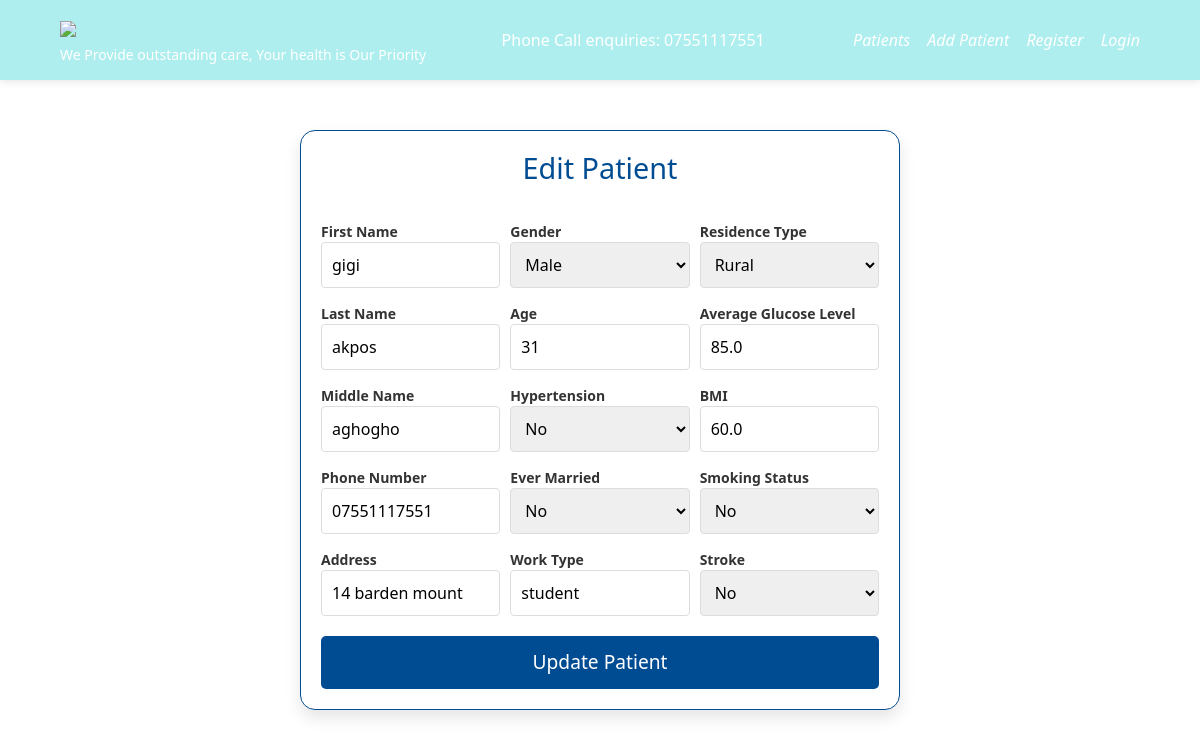
/patient/1, run on the app's committed database.
### myapp/model.py (models this page shows, shortened)
class Patient(db.Model):
    id = db.Column(db.Integer, primary_key=True)
    first_name = db.Column(db.String(50), nullable=False)
    last_name = db.Column(db.String(50), nullable=False)
    middle_name = db.Column(db.String(50), nullable=True)
    phone_number = db.Column(db.String(15), nullable=False)
    address = db.Column(db.String(100), nullable=False)
    gender = db.Column(db.String(6), nullable=False)  # "Male", "Female", or "Other"
    age = db.Column(db.Integer, nullable=False)
    hypertension = db.Column(db.Integer, nullable=False)  # 0 or 1
    ever_married = db.Column(db.String(3), nullable=False)  # "No" or "Yes"
    work_type = db.Column(db.String(20), nullable=False)  # Various work types
    residence_type = db.Column(db.String(5), nullable=False)  # "Rural" or "Urban"
    avg_glucose_level = db.Column(db.Float, nullable=False)
    bmi = db.Column(db.Float, nullable=False)
    smoking_status = db.Column(db.String(20), nullable=False)  # Smoking status
    stroke = db.Column(db.Integer, nullable=False)  # 0 or 1

### myapp/route.py (the view)
@app.route('/patient/<int:id>', methods=["POST", "GET"])
def patient_edit(id):
    patient = Patient.query.get_or_404(id)
    form = Editpatient(obj=patient)  # Pre-fills form fields with patient data
    if form.validate_on_submit():  # Only prompt on POST with valid data
        form.populate_obj(patient)  # Transfer form data to patient fields directly
        db.session.commit()
        flash('Patient updated successfully', 'success')
        return redirect(url_for('patient', id=patient.id))
    elif form.errors:  # This triggers if POST fails validation
        flash('There was an error in updating the patient', 'danger')
        for err_msgs in form.errors.values():
            for err in err_msgs:
                flash(err, 'danger')
    return render_template('edit_patient.html', form=form)

### myapp/templates/edit_patient.html (shortened to what this page needs)
{% extends 'layout.html' %}
{% block content %}
<div class="container form-container">
    <form method="POST">
        <h1>Edit Patient</h1>
        <div class="form-wrapper">
            <div class="form-left">
                <div class="form-group">
                    {{ form.first_name.label() }}
                    {{ form.first_name(class="")}}
                </div>
                <div class="form-group">
                    {{ form.last_name.label() }}
                    {{ form.last_name(class="") }}
                </div>
                <div class="form-group">
                    {{ form.middle_name.label() }}
                    {{ form.middle_name(class="") }}
                </div>
                <div class="form-group">
                    {{ form.phone_number.label() }}
                    {{ form.phone_number(class="") }}
                </div>
                <div class="form-group">
                    {{ form.address.label() }}
                    {{ form.address(class="") }}
                </div>
            </div>
            <div class="form-center">
                <div class="form-group">
                    {{ form.gender.label() }}
                    {{ form.gender(class="") }}
                </div>
                <div class="form-group ">
                    {{ form.age.label() }}
                    {{ form.age(class="", placeholder="Age") }}
                </div>
                <div class="form-group">
                    {{ form.hypertension.label() }}
                    {{ form.hypertension(class="") }}
                </div>
                <div class="form-group">
                    {{ form.ever_married.label() }}
                    {{ form.ever_married(class="") }}
                </div>
                <div class="form-group">
                    {{ form.work_type.label() }}
                    {{ form.work_type(class="") }}
                </div>
            </div>
            <div class="form-right">
                <div class="form-group">
                    {{ form.residence_type.label() }}
                    {{ form.residence_type(class="") }}
                </div>
                <div class="form-group">
                    {{ form.avg_glucose_level.label() }}
                    {{ form.avg_glucose_level(class="", placeholder="Average Glucose Level") }}
                </div>
                <div class="form-group">
                    {{ form.bmi.label() }}
                    {{ form.bmi(class="", placeholder="BMI") }}
                </div>
                <div class="form-group">
                    {{ form.smoking_status.label() }}
                    {{ form.smoking_status(class="") }}
                </div>
                <div class="form-group">
                    {{ form.stroke.label() }}
                    {{ form.stroke(class="") }}
                </div>
            </div>
        </div>
        <button class="submit-button" type="submit">Update Patient</button>
    </form>
</div>
{% endblock %}

### myapp/static/style.css (style rules this page uses)
* { margin:0; padding:0; box-sizing:border-box; }
.form-container { display: flex; align-items: center; justify-content: center; height: calc(100vh - 120px); }
.form-container form { border:1px solid #004c93; max-width: 600px; padding: 20px; border-radius: 15px; box-shadow: 0 8px 16px rgba(0, 0, 0, 0.1); transition: transform 0.3s ease, box-shadow 0.3s ease; animation: fadeInUp 1s ease; }
.form-left { flex:1; width:100%; }
.form-center { flex:1; width:100%; }
.form-right { flex:1; width:100%; }
form h1 { text-align: center; font-size: 1.8em; margin-bottom: 20px; color: #004c93; animation: zoomIn 0.5s ease; }
.form-wrapper { display: flex; gap: 10px; align-items:center; justify-content:center; }
label { display: block; font-weight: bold; margin-top: 15px; color: #333; transition: color 0.3s ease; font-size: 14px; }
input[type='number'], input[type='text'], select, input[type='radio'] { width: 100%; padding: 10px; border: 1px solid #ddd; border-radius: 4px; transition: border-color 0.3s ease; outline:none; }
.submit-button { width: 100%; padding: 12px; background-color: #004c93; color: white; border: none; border-radius: 5px; cursor: pointer; font-size: 1.2rem; transition: background-color 0.3s ease, transform 0.3s ease; margin-top: 20px; }

### data on the page
Patient: first_name "gigi", last_name "akpos", middle_name "aghogho", phone_number "07551117551", address "14 barden mount", gender "Male", age "31", hypertension "No", ever_married "No", work_type "student", residence_type "Rural", avg_glucose_level "85.0", bmi "60.0", smoking_status "No", stroke "No"
